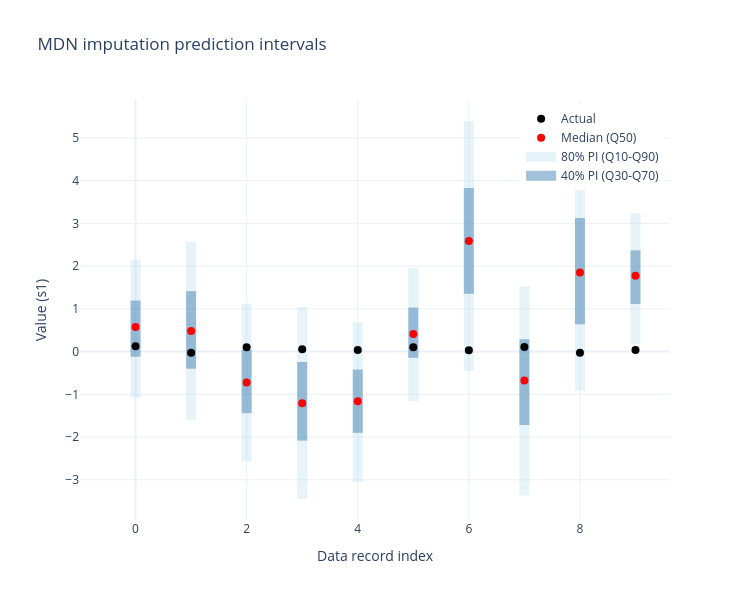

This figure's notebook cell:
### Markdown cell above
## Visualizing prediction intervals

By visualizing the prediction intervals we can better understand the uncertainty in our imputed values.

### Code cell
# Create prediction interval plot for first 10 records
n_records = 10

# Prepare data
records = list(range(n_records))
actuals = actual_values.iloc[:n_records, 0].values
medians = imputed_values[0.5].iloc[:n_records, 0].values
q10 = imputed_values[0.1].iloc[:n_records, 0].values
q90 = imputed_values[0.9].iloc[:n_records, 0].values
q30 = imputed_values[0.3].iloc[:n_records, 0].values
q70 = imputed_values[0.7].iloc[:n_records, 0].values

# Create figure
fig = go.Figure()

# Add 80% prediction interval (Q10-Q90)
for i in range(n_records):
    fig.add_trace(
        go.Scatter(
            x=[i, i],
            y=[q10[i], q90[i]],
            mode="lines",
            line=dict(width=10, color="rgba(173, 216, 230, 0.3)"),
            hoverinfo="none",
            showlegend=False,
        )
    )

# Add 40% prediction interval (Q30-Q70)
for i in range(n_records):
    fig.add_trace(
        go.Scatter(
            x=[i, i],
            y=[q30[i], q70[i]],
            mode="lines",
            line=dict(width=10, color="rgba(70, 130, 180, 0.5)"),
            hoverinfo="none",
            showlegend=False,
        )
    )

# Add actual values
fig.add_trace(
    go.Scatter(
        x=records,
        y=actuals,
        mode="markers",
        marker=dict(color="black", size=8),
        name="Actual",
    )
)

# Add median predictions
fig.add_trace(
    go.Scatter(
        x=records,
        y=medians,
        mode="markers",
        marker=dict(color="red", size=8),
        name="Median (Q50)",
    )
)

# Legend entries for intervals
fig.add_trace(
    go.Scatter(
        x=[-1, -1], y=[0, 0],
        mode="lines",
        line=dict(color="rgba(173, 216, 230, 0.3)", width=10),
        name="80% PI (Q10-Q90)",
    )
)
fig.add_trace(
    go.Scatter(
        x=[-1, -1], y=[0, 0],
        mode="lines",
        line=dict(color="rgba(70, 130, 180, 0.5)", width=10),
        name="40% PI (Q30-Q70)",
    )
)

fig.update_layout(
    title="MDN imputation prediction intervals",
    xaxis=dict(title="Data record index", showgrid=True),
    yaxis=dict(title="Value (s1)", showgrid=True),
    width=750,
    height=600,
    template="plotly_white",
    legend=dict(yanchor="top", y=0.99, xanchor="right", x=0.99),
)

fig.show()

### Figure 1 — Plotly figure (JSON) as saved in the notebook; plotly's stock layout.template omitted (floating-point values rounded to 4 significant figures)
{"data": [{"hoverinfo": "none", "line": {"color": "rgba(173, 216, 230, 0.3)", "width": 10}, "mode": "lines", "showlegend": false, "type": "scatter", "x": [0, 0], "y": [-1.071, 2.154]}, {"hoverinfo": "none", "line": {"color": "rgba(173, 216, 230, 0.3)", "width": 10}, "mode": "lines", "showlegend": false, "type": "scatter", "x": [1, 1], "y": [-1.595, 2.563]}, {"hoverinfo": "none", "line": {"color": "rgba(173, 216, 230, 0.3)", "width": 10}, "mode": "lines", "showlegend": false, "type": "scatter", "x": [2, 2], "y": [-2.563, 1.119]}, {"hoverinfo": "none", "line": {"color": "rgba(173, 216, 230, 0.3)", "width": 10}, "mode": "lines", "showlegend": false, "type": "scatter", "x": [3, 3], "y": [-3.448, 1.043]}, {"hoverinfo": "none", "line": {"color": "rgba(173, 216, 230, 0.3)", "width": 10}, "mode": "lines", "showlegend": false, "type": "scatter", "x": [4, 4], "y": [-3.045, 0.6834]}, {"hoverinfo": "none", "line": {"color": "rgba(173, 216, 230, 0.3)", "width": 10}, "mode": "lines", "showlegend": false, "type": "scatter", "x": [5, 5], "y": [-1.157, 1.958]}, {"hoverinfo": "none", "line": {"color": "rgba(173, 216, 230, 0.3)", "width": 10}, "mode": "lines", "showlegend": false, "type": "scatter", "x": [6, 6], "y": [-0.4482, 5.395]}, {"hoverinfo": "none", "line": {"color": "rgba(173, 216, 230, 0.3)", "width": 10}, "mode": "lines", "showlegend": false, "type": "scatter", "x": [7, 7], "y": [-3.366, 1.53]}, {"hoverinfo": "none", "line": {"color": "rgba(173, 216, 230, 0.3)", "width": 10}, "mode": "lines", "showlegend": false, "type": "scatter", "x": [8, 8], "y": [-0.9084, 4.911]}, {"hoverinfo": "none", "line": {"color": "rgba(173, 216, 230, 0.3)", "width": 10}, "mode": "lines", "showlegend": false, "type": "scatter", "x": [9, 9], "y": [0.1717, 3.235]}, {"hoverinfo": "none", "line": {"color": "rgba(70, 130, 180, 0.5)", "width": 10}, "mode": "lines", "showlegend": false, "type": "scatter", "x": [0, 0], "y": [-0.1187, 1.195]}, {"hoverinfo": "none", "line": {"color": "rgba(70, 130, 180, 0.5)", "width": 10}, "mode": "lines", "showlegend": false, "type": "scatter", "x": [1, 1], "y": [-0.4009, 1.414]}, {"hoverinfo": "none", "line": {"color": "rgba(70, 130, 180, 0.5)", "width": 10}, "mode": "lines", "showlegend": false, "type": "scatter", "x": [2, 2], "y": [-1.439, 0.04452]}, {"hoverinfo": "none", "line": {"color": "rgba(70, 130, 180, 0.5)", "width": 10}, "mode": "lines", "showlegend": false, "type": "scatter", "x": [3, 3], "y": [-2.084, -0.2426]}, {"hoverinfo": "none", "line": {"color": "rgba(70, 130, 180, 0.5)", "width": 10}, "mode": "lines", "showlegend": false, "type": "scatter", "x": [4, 4], "y": [-1.901, -0.4199]}, {"hoverinfo": "none", "line": {"color": "rgba(70, 130, 180, 0.5)", "width": 10}, "mode": "lines", "showlegend": false, "type": "scatter", "x": [5, 5], "y": [-0.147, 1.03]}, {"hoverinfo": "none", "line": {"color": "rgba(70, 130, 180, 0.5)", "width": 10}, "mode": "lines", "showlegend": false, "type": "scatter", "x": [6, 6], "y": [1.353, 3.829]}, {"hoverinfo": "none", "line": {"color": "rgba(70, 130, 180, 0.5)", "width": 10}, "mode": "lines", "showlegend": false, "type": "scatter", "x": [7, 7], "y": [-1.72, 0.2868]}, {"hoverinfo": "none", "line": {"color": "rgba(70, 130, 180, 0.5)", "width": 10}, "mode": "lines", "showlegend": false, "type": "scatter", "x": [8, 8], "y": [0.6425, 3.124]}, {"hoverinfo": "none", "line": {"color": "rgba(70, 130, 180, 0.5)", "width": 10}, "mode": "lines", "showlegend": false, "type": "scatter", "x": [9, 9], "y": [1.113, 2.37]}, {"marker": {"color": "black", "size": 8}, "mode": "markers", "name": "Actual", "type": "scatter", "x": [0, 1, 2, 3, 4, 5, 6, 7, 8, 9], "y": [0.125, -0.02496, 0.103, 0.05485, 0.03833, 0.09888, 0.03008, 0.1099, -0.02496, 0.03696]}, {"marker": {"color": "red", "size": 8}, "mode": "markers", "name": "Median (Q50)", "type": "scatter", "x": [0, 1, 2, 3, 4, 5, 6, 7, 8, 9], "y": [0.5772, 0.4812, -0.7215, -1.211, -1.163, 0.4126, 2.585, -0.6761, 1.852, 1.776]}, {"line": {"color": "rgba(173, 216, 230, 0.3)", "width": 10}, "mode": "lines", "name": "80% PI (Q10-Q90)", "type": "scatter", "x": [-1, -1], "y": [0, 0]}, {"line": {"color": "rgba(70, 130, 180, 0.5)", "width": 10}, "mode": "lines", "name": "40% PI (Q30-Q70)", "type": "scatter", "x": [-1, -1], "y": [0, 0]}], "layout": {"height": 600, "legend": {"x": 0.99, "xanchor": "right", "y": 0.99, "yanchor": "top"}, "title": {"text": "MDN imputation prediction intervals"}, "width": 750, "xaxis": {"showgrid": true, "title": {"text": "Data record index"}}, "yaxis": {"showgrid": true, "title": {"text": "Value (s1)"}}}}
